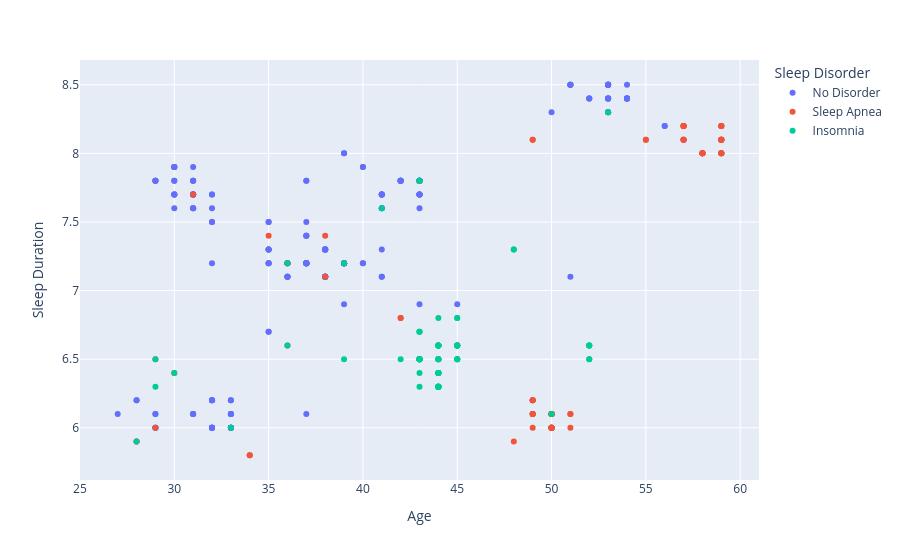

Notebook code for this chart:
### Markdown cell above
We can see that Nurses are highly affected by sleep apnea, while salespersons and teachers are affected by insomnia. on the other hand, doctors and engineers have no sleeping disorders.

### Code cell
fig=px.scatter(data,x='Age',y='Sleep Duration',color='Sleep Disorder')
fig.show()

### Figure 1 — Plotly figure (JSON) as saved in the notebook; plotly's stock layout.template omitted (floating-point values rounded to 4 significant figures; data arrays with more than 128 entries replaced by an {"elided": "..."} marker saying what was removed)
{"data": [{"hovertemplate": "Sleep Disorder=No Disorder<br>Age=%{x}<br>Sleep Duration=%{y}<extra></extra>", "legendgroup": "No Disorder", "marker": {"color": "#636efa", "symbol": "circle"}, "mode": "markers", "name": "No Disorder", "orientation": "v", "showlegend": true, "type": "scatter", "x": {"elided": "219 int values"}, "xaxis": "x", "y": {"elided": "219 float values"}, "yaxis": "y"}, {"hovertemplate": "Sleep Disorder=Sleep Apnea<br>Age=%{x}<br>Sleep Duration=%{y}<extra></extra>", "legendgroup": "Sleep Apnea", "marker": {"color": "#EF553B", "symbol": "circle"}, "mode": "markers", "name": "Sleep Apnea", "orientation": "v", "showlegend": true, "type": "scatter", "x": [28, 28, 29, 29, 30, 31, 34, 34, 35, 36, 36, 38, 38, 42, 42, 43, 43, 48, 49, 49, 49, 49, 49, 49, 49, 49, 49, 49, 50, 50, 50, 50, 50, 50, 50, 50, 50, 50, 50, 50, 50, 50, 50, 50, 50, 51, 51, 51, 55, 55, 57, 57, 57, 57, 57, 57, 57, 57, 58, 58, 58, 58, 58, 58, 59, 59, 59, 59, 59, 59, 59, 59, 59, 59, 59, 59, 59, 59], "xaxis": "x", "y": [5.9, 5.9, 6.5, 6, 6.4, 7.7, 5.8, 5.8, 7.4, 6.6, 7.2, 7.1, 7.4, 6.8, 6.8, 7.8, 6.5, 5.9, 6, 6.1, 6.1, 6.1, 6.1, 6.2, 6.2, 6.2, 8.1, 8.1, 6.1, 6, 6, 6, 6, 6, 6, 6, 6.1, 6, 6.1, 6.1, 6, 6.1, 6, 6.1, 6.1, 6, 6.1, 6.1, 8.1, 8.1, 8.2, 8.2, 8.2, 8.2, 8.2, 8.1, 8.1, 8.1, 8, 8, 8, 8, 8, 8, 8.2, 8.2, 8.2, 8.2, 8, 8, 8.1, 8, 8.1, 8.1, 8, 8.1, 8.1, 8.1], "yaxis": "y"}, {"hovertemplate": "Sleep Disorder=Insomnia<br>Age=%{x}<br>Sleep Duration=%{y}<extra></extra>", "legendgroup": "Insomnia", "marker": {"color": "#00cc96", "symbol": "circle"}, "mode": "markers", "name": "Insomnia", "orientation": "v", "showlegend": true, "type": "scatter", "x": [28, 29, 29, 30, 33, 36, 36, 39, 39, 41, 42, 43, 43, 43, 43, 43, 43, 43, 43, 43, 43, 43, 43, 43, 43, 43, 43, 43, 44, 44, 44, 44, 44, 44, 44, 44, 44, 44, 44, 44, 44, 44, 44, 44, 44, 44, 44, 44, 44, 44, 44, 44, 44, 44, 44, 44, 45, 45, 45, 45, 45, 45, 45, 45, 45, 45, 45, 48, 48, 50, 52, 52, 52, 52, 52, 52, 53], "xaxis": "x", "y": [5.9, 6.3, 6.5, 6.4, 6, 7.2, 6.6, 7.2, 6.5, 7.6, 6.5, 6.7, 6.3, 6.7, 6.5, 6.7, 6.4, 6.5, 6.5, 6.5, 6.5, 6.5, 6.5, 6.5, 6.5, 6.5, 7.8, 7.8, 6.6, 6.4, 6.3, 6.4, 6.6, 6.3, 6.6, 6.3, 6.6, 6.3, 6.6, 6.3, 6.6, 6.3, 6.6, 6.3, 6.4, 6.5, 6.3, 6.4, 6.5, 6.3, 6.4, 6.5, 6.3, 6.5, 6.3, 6.8, 6.8, 6.8, 6.5, 6.5, 6.5, 6.5, 6.6, 6.6, 6.6, 6.6, 6.6, 7.3, 7.3, 6.1, 6.5, 6.5, 6.6, 6.6, 6.6, 6.6, 8.3], "yaxis": "y"}], "layout": {"autosize": true, "legend": {"title": {"text": "Sleep Disorder"}, "tracegroupgap": 0}, "margin": {"t": 60}, "xaxis": {"anchor": "y", "autorange": true, "domain": [0, 1], "range": [25.05, 60.95], "showspikes": false, "title": {"text": "Age"}, "type": "linear"}, "yaxis": {"anchor": "x", "autorange": true, "domain": [0, 1], "range": [5.591, 8.709], "showspikes": false, "title": {"text": "Sleep Duration"}, "type": "linear"}}}
